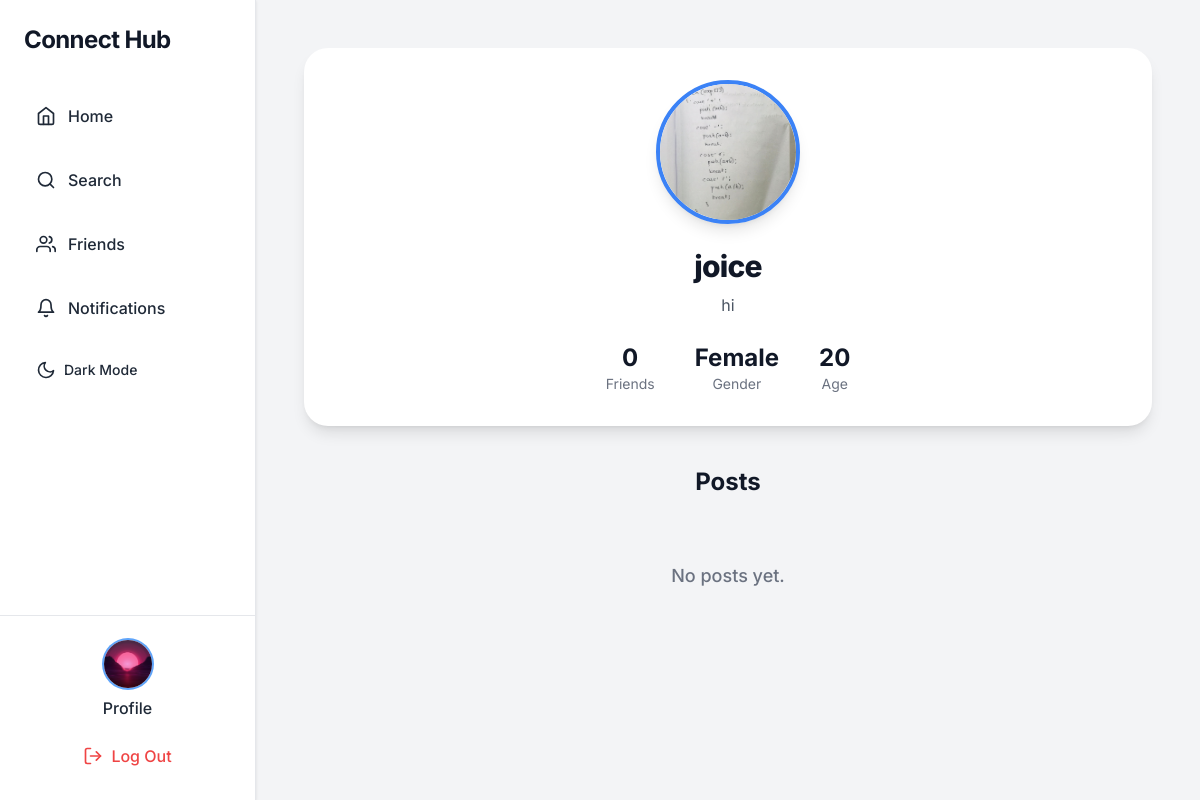
Screenshot of /profile/4/ (signed in) with the database file from the repository.
### core/models.py (models this page shows, shortened)
class Profile(models.Model):
    user = models.OneToOneField(User, on_delete=models.CASCADE)
    bio = models.TextField(blank=True)
    gender = models.CharField(max_length=10, blank=True)
    age = models.PositiveIntegerField(blank=True, null=True, default=None)
    profile_pic = models.ImageField(upload_to='profiles/', blank=True)
    friends = models.ManyToManyField('self', blank=True)

### core/views.py (the view)
# urls.py: path("profile/<int:user_id>/", views.profile_view, name="profile"),
@login_required
def profile_view(request, user_id):
    profile = get_object_or_404(Profile, user__id=user_id)
    posts = Post.objects.filter(user=profile).order_by("-timestamp")
    return render(request, "core/profile.html", {"profile": profile, "posts": posts})

### core/templates/core/profile.html (shortened to what this page needs)
{% extends "core/base.html" %}
{% block content %}
<div class="max-w-4xl mx-auto p-6 space-y-10">
  <div class="bg-white dark:bg-gray-800 rounded-3xl shadow-lg p-8 flex flex-col items-center space-y-6">
    <div class="relative">
      {% if profile.profile_pic %}
      <img
        src="{{ profile.profile_pic.url }}"
        id="profilePic"
        class="w-36 h-36 rounded-full object-cover border-4 border-blue-500 shadow-lg cursor-pointer hover:scale-105 transition-transform duration-300"
        alt="{{ profile.user.username }} Profile Picture"
      />
      {% else %}
      <div
        class="w-36 h-36 bg-gray-300 dark:bg-gray-700 rounded-full flex items-center justify-center text-4xl font-bold text-gray-700 dark:text-gray-200 border-4 border-blue-500 shadow-lg"
      >
        {{ profile.user.username|first|upper }}
      </div>
      {% endif %}
    </div>
    <div class="text-center">
      <h2 class="text-3xl font-extrabold text-gray-900 dark:text-white tracking-tight">
        {{ profile.user.username }}
      </h2>
      <p class="text-gray-600 dark:text-gray-300 text-base max-w-md mx-auto mt-2 leading-relaxed">
        {{ profile.bio|default:"No bio yet." }}
      </p>
    </div>
    <div class="flex justify-center gap-10 mt-4">
      <div class="flex flex-col items-center">
        <span class="text-2xl font-bold text-gray-900 dark:text-white">
          {{ profile.friends.count }}
        </span>
        <span class="text-gray-500 dark:text-gray-400 text-sm">Friends</span>
      </div>
      <div class="flex flex-col items-center">
        <span class="text-2xl font-bold text-gray-900 dark:text-white">
          {{ profile.gender|default:"N/A" }}
        </span>
        <span class="text-gray-500 dark:text-gray-400 text-sm">Gender</span>
      </div>
      <div class="flex flex-col items-center">
        <span class="text-2xl font-bold text-gray-900 dark:text-white">
          {% if profile.age %}{{ profile.age }}{% else %}N/A{% endif %}
        </span>
        <span class="text-gray-500 dark:text-gray-400 text-sm">Age</span>
      </div>
    </div>
  </div>
  <div>
    <h3 class="text-2xl font-bold text-gray-900 dark:text-white mb-6 text-center">
      Posts
    </h3>
    {% if posts %}
    <div class="grid grid-cols-1 sm:grid-cols-2 gap-6">
      {% for post in posts %}
        {% if post.media.all %}
        <div class="bg-white dark:bg-gray-800 rounded-2xl shadow hover:shadow-xl transition overflow-hidden group">
          {% for media in post.media.all %}
            {% if media.is_video %}
            <video controls class="w-full h-64 object-cover mb-2 rounded-t-2xl">
              <source src="{{ media.file.url }}" type="video/mp4">
              Your browser does not support the video tag.
            </video>
            {% else %}
            <img src="{{ media.file.url }}" class="w-full h-64 object-cover mb-2 rounded-t-2xl"/>
            {% endif %}
          {% endfor %}
          <div class="p-4">
            {% if post.caption %}
            <p class="text-gray-800 dark:text-gray-100 text-base mb-2 break-words">
              {{ post.caption }}
            </p>
            {% endif %}
            <p class="text-gray-500 dark:text-gray-400 text-xs">
              ❤️ Likes: {{ post.total_likes }}
            </p>
          </div>
        </div>
        {% else %}
        <div class="bg-white dark:bg-gray-800 rounded-2xl shadow hover:shadow-md transition p-4 text-center border border-gray-200 dark:border-gray-700 max-h-40 overflow-hidden flex flex-col justify-between">
          <p class="text-gray-800 dark:text-gray-100 text-sm break-words mb-2">
            {{ post.caption }}
          </p>
          <p class="text-gray-500 dark:text-gray-400 text-xs mt-auto">
            ❤️ Likes: {{ post.total_likes }}
          </p>
        </div>
        {% endif %}
      {% endfor %}
    </div>
    {% else %}
    <p class="text-gray-500 dark:text-gray-400 text-center py-10 text-lg font-medium">
      No posts yet.
    </p>
    {% endif %}
  </div>
</div>
{% endblock %}

### core/templates/core/base.html (shortened to what this page needs)
<!DOCTYPE html>
<html lang="en" class="">
  <head>
    <script src="https://cdn.tailwindcss.com"></script>
  </head>
  <body class="bg-gray-100 dark:bg-gray-900 text-gray-900 dark:text-gray-100 flex min-h-screen transition-colors duration-300">
    <aside class="bg-white dark:bg-gray-800 w-64 flex flex-col justify-between shadow dark:shadow-gray-700 fixed top-0 left-0 h-screen border-r border-gray-200 dark:border-gray-700 transition-colors duration-300">
      <div class="px-6 py-6 space-y-10">
        <div class="text-2xl font-bold text-gray-900 dark:text-gray-100 tracking-tight">
          Connect Hub
        </div>
        <nav class="space-y-6">
          <a href="{% url 'feed' %}" class="flex items-center space-x-3 px-3 py-2 rounded-lg text-gray-800 dark:text-gray-100 hover:bg-blue-50 dark:hover:bg-gray-700 hover:text-blue-600 dark:hover:text-blue-400 transition font-medium">
            <i data-feather="home" class="w-5 h-5"></i>
            <span>Home</span>
          </a>
          <a href="{% url 'search_users' %}" class="flex items-center space-x-3 px-3 py-2 rounded-lg text-gray-800 dark:text-gray-100 hover:bg-blue-50 dark:hover:bg-gray-700 hover:text-blue-600 dark:hover:text-blue-400 transition font-medium">
            <i data-feather="search" class="w-5 h-5"></i>
            <span>Search</span>
          </a>
          <a href="{% url 'friends' %}" class="flex items-center space-x-3 px-3 py-2 rounded-lg text-gray-800 dark:text-gray-100 hover:bg-blue-50 dark:hover:bg-gray-700 hover:text-blue-600 dark:hover:text-blue-400 transition font-medium">
            <i data-feather="users" class="w-5 h-5"></i>
            <span>Friends</span>
          </a>
          <a href="{% url 'notifications' %}" class="flex items-center space-x-3 px-3 py-2 rounded-lg text-gray-800 dark:text-gray-100 hover:bg-blue-50 dark:hover:bg-gray-700 hover:text-blue-600 dark:hover:text-blue-400 transition font-medium relative">
            <i data-feather="bell" class="w-5 h-5"></i>
            <span>Notifications</span>
          </a>
          <button id="darkModeToggle" class="flex items-center space-x-2 px-3 py-2 rounded-lg text-gray-800 dark:text-gray-100 hover:bg-gray-200 dark:hover:bg-gray-700 transition font-medium w-full">
            <span id="darkModeIcon">
            </span>
            <span class="text-sm">Dark Mode</span>
          </button>
        </nav>
      </div>
      {% if request.user.is_authenticated %}
      <div class="px-6 py-6 space-y-4 border-t border-gray-200 dark:border-gray-700">
        <div class="flex flex-col items-center space-y-2">
          {% if request.user.profile.profile_pic %}
          <a href="{% url 'profile' request.user.id %}">
            <img src="{{ request.user.profile.profile_pic.url }}" class="w-12 h-12 rounded-full object-cover ring-2 ring-blue-400"/>
          </a>
          {% else %}
          <a href="{% url 'profile' request.user.id %}">
            <div class="w-12 h-12 bg-gray-300 dark:bg-gray-600 rounded-full flex items-center justify-center text-gray-700 dark:text-gray-200 font-bold text-lg ring-2 ring-blue-400">
              {{ request.user.username|first|upper }}
            </div>
          </a>
          {% endif %}
          <a href="{% url 'profile' request.user.id %}" class="text-gray-800 dark:text-gray-100 hover:text-blue-600 dark:hover:text-blue-400 font-medium">Profile</a>
        </div>
        <a href="{% url 'logout' %}" class="flex items-center justify-center space-x-2 text-red-500 hover:text-red-600 dark:text-red-400 dark:hover:text-red-500 font-medium px-3 py-2 rounded-lg hover:bg-red-50 dark:hover:bg-red-700 transition">
          <i data-feather="log-out" class="w-5 h-5"></i>
          <span>Log Out</span>
        </a>
      </div>
      {% endif %}
    </aside>
    <main class="flex-1 ml-64 p-6 transition-colors duration-300">
      {% block content %}{% endblock %}
    </main>
  </body>
</html>

### core/templates/core/base.html (style rules this page uses)
body { font-family: 'Inter', sans-serif; }

### rows the page displays
Profile: profile_pic (picture), user.username "joice", bio "hi", friends.count "0", gender "Female", age "20"
